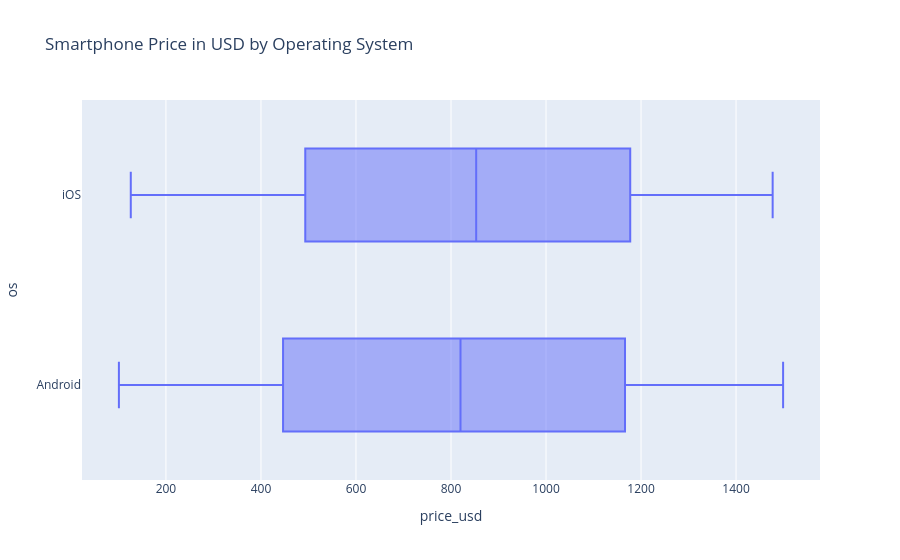

Write notebook code for a chart like this one.
### Markdown cell above
---

### 🎯 Exercise3: Price by operating system

#### 👇 Tasks

- ✔️ Draw horizontal box plots of `"price_usd"` by `"os"`.
- ✔️ Store your figure to a variable named `fig`.
- ✔️ Add an appropriate title to your figure.
- ✔️ Display the figure using `fig.show()`

### Code cell
# YOUR CODE BEGINS
fig = px.box(
    df,
    x="price_usd",
    y="os",
    orientation="h",
    title="Smartphone Price in USD by Operating System",
)
fig.show()
# YOUR CODE ENDS

### Figure 1 — Plotly figure (JSON) as saved in the notebook; plotly's stock layout.template omitted (floating-point values rounded to 4 significant figures; data arrays with more than 128 entries replaced by an {"elided": "..."} marker saying what was removed)
{"data": [{"alignmentgroup": "True", "hovertemplate": "price_usd=%{x}<br>os=%{y}<extra></extra>", "legendgroup": "", "marker": {"color": "#636efa"}, "name": "", "notched": false, "offsetgroup": "", "orientation": "h", "showlegend": false, "type": "box", "x": {"elided": "1000 int values"}, "x0": " ", "xaxis": "x", "y": {"elided": "1000 str values"}, "y0": " ", "yaxis": "y"}], "layout": {"boxmode": "group", "legend": {"tracegroupgap": 0}, "title": {"text": "Smartphone Price in USD by Operating System"}, "xaxis": {"anchor": "y", "domain": [0, 1], "title": {"text": "price_usd"}}, "yaxis": {"anchor": "x", "domain": [0, 1], "title": {"text": "os"}}}}
